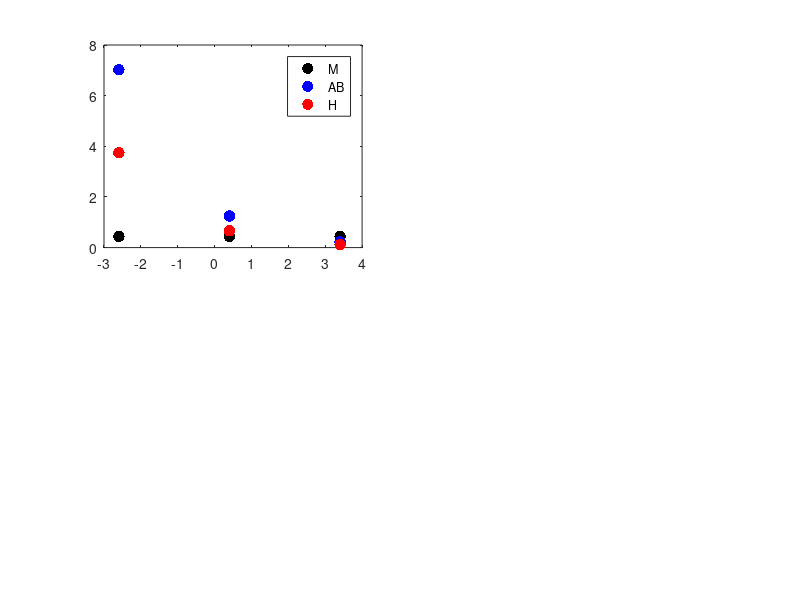

Recreate this plot in MATLAB.
% Mortality rates by size

clear all
close all

L_s = 10^((log10(2)+log10(20))/2);
L_m = 10^((log10(20)+log10(200))/2);
L_l = 10^((log10(200)+log10(2000))/2);

M_s = 0.01 * (0.1*L_s)^3;
M_m = 0.01 * (0.1*L_m)^3;
M_l = 0.01 * (0.1*L_l)^3;
s = [M_s;M_m;M_l];

temp=-2:30;

M = repmat(0.44,size(s));
AB = 0.35 .* 4.5 .* s.^(-0.25);
H = 0.84 .* s.^(-0.25);

%%
figure
subplot(2,2,1)
plot(log10(s),M,'.k','MarkerSize',25); hold on;
plot(log10(s),AB,'.b','MarkerSize',25); hold on;
plot(log10(s),H,'.r','MarkerSize',25); hold on;
%ylim([0 2])
legend('M','AB','H')